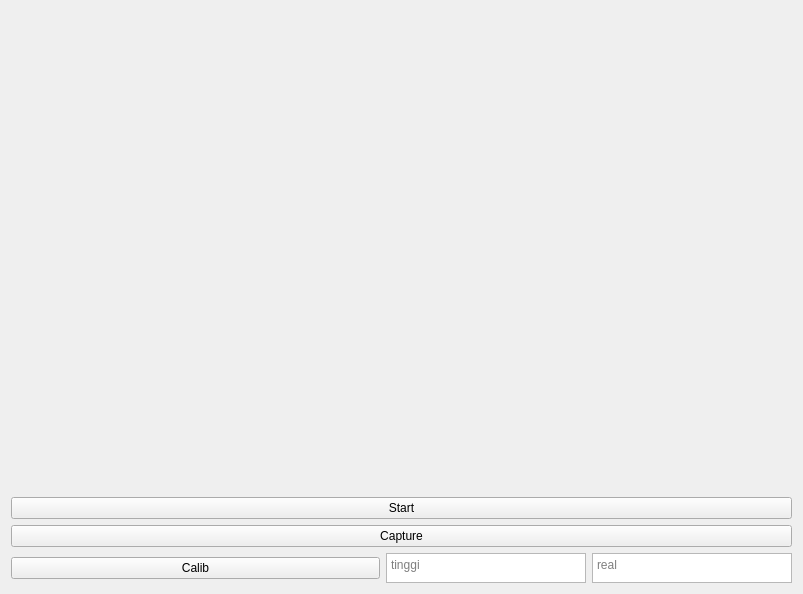
<?xml version="1.0" encoding="UTF-8"?>
<ui version="4.0">
 <class>Form</class>
 <widget class="QWidget" name="Form">
  <property name="geometry">
   <rect>
    <x>0</x>
    <y>0</y>
    <width>803</width>
    <height>594</height>
   </rect>
  </property>
  <property name="windowTitle">
   <string>Cam view</string>
  </property>
  <layout class="QVBoxLayout" name="verticalLayout">
   <item>
    <widget class="QLabel" name="image_label">
     <property name="minimumSize">
      <size>
       <width>640</width>
       <height>480</height>
      </size>
     </property>
     <property name="maximumSize">
      <size>
       <width>1280</width>
       <height>960</height>
      </size>
     </property>
     <property name="text">
      <string/>
     </property>
     <property name="scaledContents">
      <bool>false</bool>
     </property>
     <property name="alignment">
      <set>Qt::AlignCenter</set>
     </property>
    </widget>
   </item>
   <item>
    <widget class="QPushButton" name="control_bt">
     <property name="text">
      <string>Start</string>
     </property>
    </widget>
   </item>
   <item>
    <widget class="QPushButton" name="capture_bt">
     <property name="text">
      <string>Capture</string>
     </property>
    </widget>
   </item>
   <item>
    <layout class="QHBoxLayout" name="horizontalLayout">
     <item>
      <widget class="QPushButton" name="calib_bt">
       <property name="text">
        <string>Calib</string>
       </property>
      </widget>
     </item>
     <item>
      <widget class="QTextEdit" name="text_Timg">
       <property name="maximumSize">
        <size>
         <width>200</width>
         <height>30</height>
        </size>
       </property>
       <property name="documentTitle">
        <string/>
       </property>
       <property name="placeholderText">
        <string>tinggi</string>
       </property>
      </widget>
     </item>
     <item>
      <widget class="QTextEdit" name="text_Treal">
       <property name="maximumSize">
        <size>
         <width>200</width>
         <height>30</height>
        </size>
       </property>
       <property name="placeholderText">
        <string>real</string>
       </property>
      </widget>
     </item>
    </layout>
   </item>
  </layout>
 </widget>
 <resources/>
 <connections/>
</ui>
